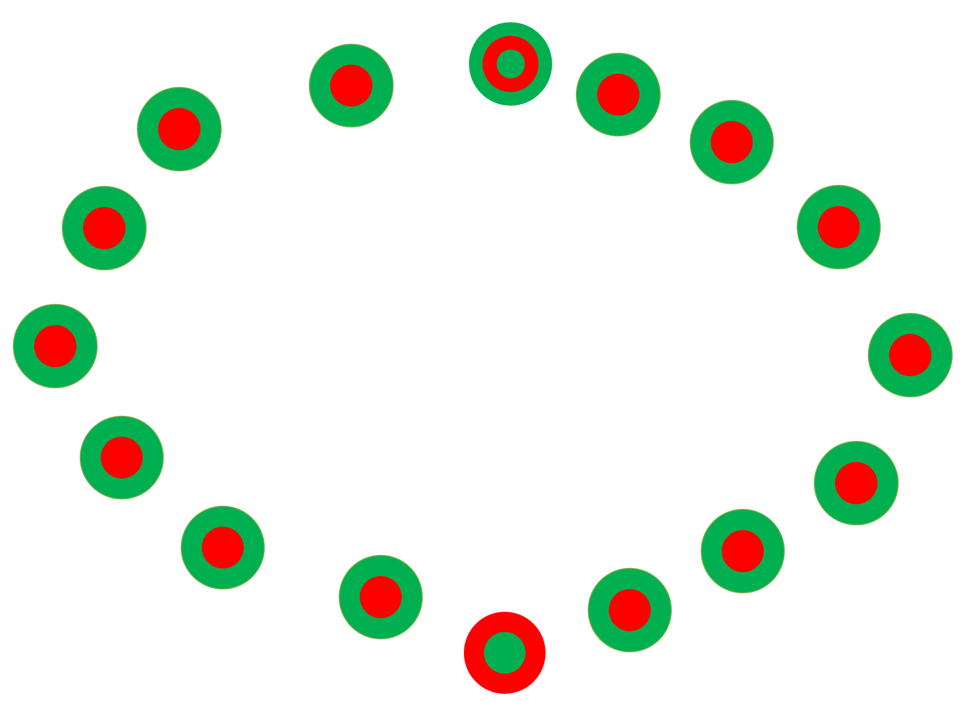
#> input picture study/q7c.png, 977 x 708 px
$ python testin.py
#> lines starting #> are read from the running program, lines starting #| are printed output that depends on the picture; after the words box and inside, x2 and y2 are one past the last pixel; in counts of white or black regions, pixels touching at a corner belong together
import cv2
import numpy as np
import math

def find_circles(mask, MIN_AREA):
    contours, _ = cv2.findContours(mask, cv2.RETR_EXTERNAL, cv2.CHAIN_APPROX_SIMPLE)
    circles = []

    for cnt in contours:
        area = cv2.contourArea(cnt)
        if area < MIN_AREA:
            continue

        (x, y), r = cv2.minEnclosingCircle(cnt)
        circles.append(((int(x), int(y)), r))

    return circles


def get_color_name(hsv_pixel):
    h, s, v = hsv_pixel

    if s < 50 or v < 50:
        return "unknown"

    if (0 <= h <= 5) or (177 <= h <= 180):
        return "red"

    if 55 <= h <= 80:
        return "green"

    return "unknown"


def majority_color(colors):
    red = colors.count("red")
    green = colors.count("green")

    if red > green:
        return "red"
    elif green > red:
        return "green"
    return "unknown"


def sample_color_at_radius(hsv, center, radius):
    cx, cy = center
    height, width = hsv.shape[:2]

    angles = [0, 45, 90, 135, 180, 225, 270, 315]
    colors = []

    for deg in angles:
        rad = math.radians(deg)

        x = int(cx + math.cos(rad) * radius)
        y = int(cy + math.sin(rad) * radius)

        if 0 <= x < width and 0 <= y < height:
            colors.append(get_color_name(hsv[y, x]))

    return majority_color(colors)


def judge_marker_type(hsv, center, outer_radius):
    inner_color = sample_color_at_radius(hsv, center, outer_radius * 0.18)
    middle_color = sample_color_at_radius(hsv, center, outer_radius * 0.48)
    outer_color = sample_color_at_radius(hsv, center, outer_radius * 0.78)

    # 基準ID9：内緑・中赤・外緑
    if inner_color == "green" and middle_color == "red" and outer_color == "green":
        marker_type = 9

    # 基準ID1：内緑・外赤
    elif inner_color == "green" and outer_color == "red":
        marker_type = 1

    # 通常マーカー：内赤・外緑
    elif inner_color == "red" and outer_color == "green":
        marker_type = 0

    else:
        marker_type = -1

    return marker_type, inner_color, middle_color, outer_color


def angle_from_center(point, hid_center):
    x, y = point
    cx, cy = hid_center

    # 画像座標はy軸が下向きなので、数学座標っぽく扱う
    return math.atan2(-(y - cy), x - cx)


def assign_ids_by_order(markers):
    if len(markers) == 0:
        return markers

    # HIDAS全体中心を全マーカー中心の平均で推定
    hid_cx = sum(m["center"][0] for m in markers) / len(markers)
    hid_cy = sum(m["center"][1] for m in markers) / len(markers)
    hid_center = (hid_cx, hid_cy)

    for m in markers:
        m["angle"] = angle_from_center(m["center"], hid_center)

    # 反時計回り順に並べる
    markers_sorted = sorted(markers, key=lambda m: m["angle"])

    # ID1を優先して基準にする
    base_index = None
    base_id = None

    for i, m in enumerate(markers_sorted):
        if m["type"] == 1:
            base_index = i
            base_id = 1
            break

    # ID1が見えなければID9を基準にする
    if base_index is None:
        for i, m in enumerate(markers_sorted):
            if m["type"] == 9:
                base_index = i
                base_id = 9
                break

    # どちらも見えない場合
    if base_index is None:
        for m in markers_sorted:
            m["assigned_id"] = -1
        return markers_sorted

    n = len(markers_sorted)

    for i in range(n):
        offset = (i - base_index) % n
        assigned_id = ((base_id - 1 + offset) % 16) + 1
        m = markers_sorted[i]
        m["assigned_id"] = assigned_id

    return markers_sorted


# === パラメータ ===
MAX_CENTER_DISTANCE = 8
RADIUS_RATIO_MIN = 0.2
RADIUS_RATIO_MAX = 0.8
MIN_AREA = 15

# === 入力画像 ===
image = cv2.imread("q7c.png")
#> image is the input picture: shape (708, 977, 3); mean B, G, R 229.5, 238.4, 232.2
if image is None:
    raise FileNotFoundError("入力画像が見つかりません。")

hsv = cv2.cvtColor(image, cv2.COLOR_BGR2HSV)
#> hsv: shape (708, 977, 3); mean H, S, V 6.8, 31.8, 247.5

# 赤色マスク
red1 = cv2.inRange(hsv, (0, 100, 0), (5, 255, 255))
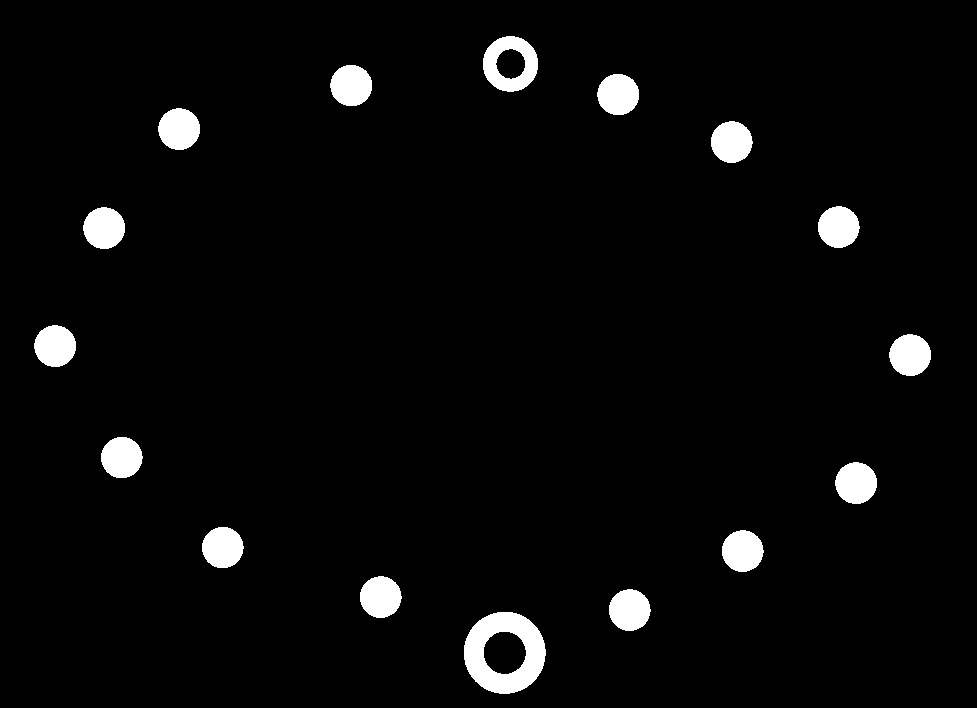
#> red1: shape (708, 977); 3.6% white; 16 white regions, largest, box (x1, y1, x2, y2) and area: (464, 612, 546, 694) 3894, (483, 36, 538, 92) 1771, (158, 108, 200, 150) 1373
red2 = cv2.inRange(hsv, (177, 100, 0), (180, 255, 255))
#> red2: shape (708, 977); every value is 0
red_mask = cv2.bitwise_or(red1, red2)

# 緑色マスク
green_mask = cv2.inRange(hsv, (55, 60, 0), (80, 255, 255))
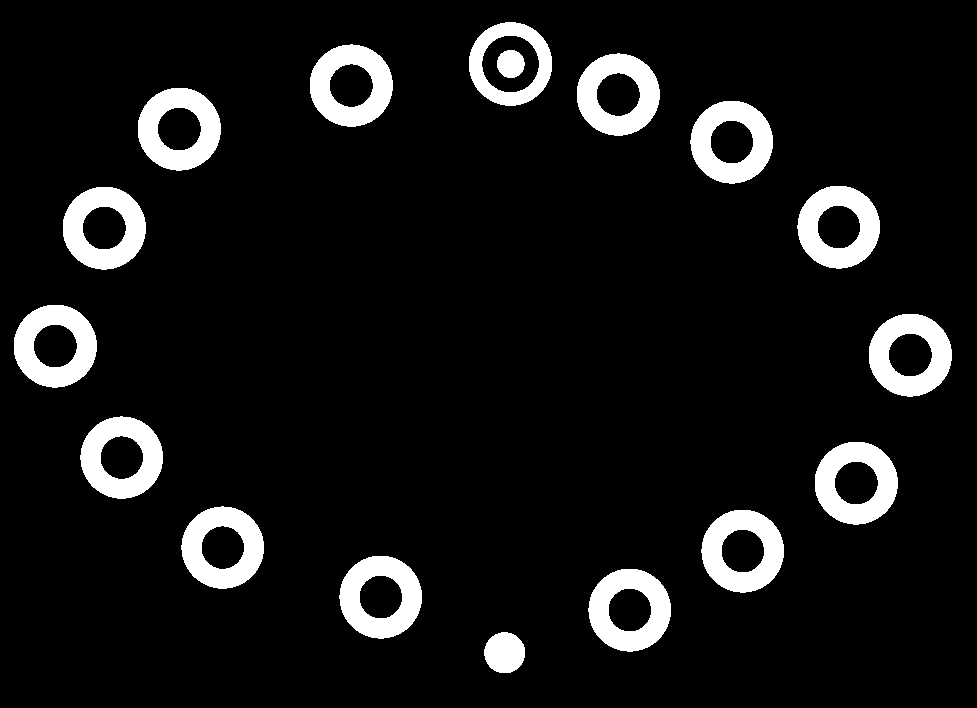
#> green_mask: shape (708, 977); 8.7% white; 17 white regions

red_circles = find_circles(red_mask, MIN_AREA)
#> in find_circles, `contours, _ = cv2.findContours(mask, cv2.RETR_EXTERNAL, cv2.CHAIN_APPR..`: contours = 16 contours; largest, box (x1, y1, x2, y2) and area: (464, 612, 546, 694) 5165, (483, 36, 538, 92) 2348, (835, 462, 877, 504) 1314, (889, 334, 931, 376) 1314, (34, 325, 76, 367) 1314
#> the loop in find_circles, `for cnt in contours:` made 16 passes
#> (area, x, y, r) on passes 1 to 8: (5165, 504.2, 652.3, 41.05), (1304, 629.2, 609.6, 20.81), (1304, 380.2, 596.6, 20.81), (1304, 742.2, 550.6, 20.81), (1287.5, 222.3, 547.1, 20.71), (1314, 855.7, 482.6, 20.85), (1287.5, 121.3, 457.1, 20.71), (1314, 909.7, 354.6, 20.85)
#> after the loop in find_circles, `for cnt in contours:`: circles = 16 items
#> red_circles = 16 items
green_circles = find_circles(green_mask, MIN_AREA)
#> in find_circles (call 2), `contours, _ = cv2.findContours(mask, cv2.RETR_EXTERNAL, cv2.CHAIN_APPR..`: contours = 16 contours; largest, box (x1, y1, x2, y2) and area: (469, 22, 552, 106) 5373, (815, 442, 898, 525) 5308, (869, 314, 952, 397) 5308, (14, 305, 97, 388) 5308, (63, 187, 146, 270) 5308
#> the loop in find_circles (call 2), `for cnt in contours:` made 16 passes
#> (area, x, y, r) on passes 1 to 8: (1268, 504.2, 652.3, 20.54), (5263, 629.1, 609.6, 41.45), (5263, 380.1, 596.6, 41.45), (5263, 742.1, 550.6, 41.45), (5217.5, 222.2, 547, 41.27), (5307.5, 855.7, 482.6, 41.64), (5217.5, 121.2, 457, 41.27), (5307.5, 909.7, 354.6, 41.64)
#> green_circles = 16 items

candidates = []

for center_r, r_r in red_circles:
    for center_g, r_g in green_circles:
        dist = np.linalg.norm(np.array(center_r) - np.array(center_g))

        small_r = min(r_r, r_g)
        large_r = max(r_r, r_g)
        ratio = small_r / large_r

        if dist < MAX_CENTER_DISTANCE and RADIUS_RATIO_MIN < ratio < RADIUS_RATIO_MAX:
            cx = int((center_r[0] + center_g[0]) / 2)
            cy = int((center_r[1] + center_g[1]) / 2)

            candidates.append({
                "center": (cx, cy),
                "outer_radius": large_r,
                "red": (center_r, r_r),
                "green": (center_g, r_g)
            })
#> this loop made 16 passes
#> (center_r, r_r) on passes 1 to 8: ((504, 652), 41.05), ((629, 609), 20.81), ((380, 596), 20.81), ((742, 550), 20.81), ((222, 547), 20.71), ((855, 482), 20.85), ((121, 457), 20.71), ((909, 354), 20.85)
#> after the loop, candidates = 16 items


# 中心が近い候補は、外径が大きいものだけ残す
final_candidates = []

for cand in sorted(candidates, key=lambda c: c["outer_radius"], reverse=True):
    keep = True

    for saved in final_candidates:
        d = np.linalg.norm(np.array(cand["center"]) - np.array(saved["center"]))
        if d < MAX_CENTER_DISTANCE:
            keep = False
            break

    if keep:
        final_candidates.append(cand)
#> this loop made 16 passes
#> after the loop, final_candidates = 16 items


markers = []

for cand in final_candidates:
    center = cand["center"]
    outer_radius = cand["outer_radius"]

    marker_type, inner_color, middle_color, outer_color = judge_marker_type(
        hsv, center, outer_radius
    )

    markers.append({
        "center": center,
        "outer_radius": outer_radius,
        "red": cand["red"],
        "green": cand["green"],
        "type": marker_type,
        "inner_color": inner_color,
        "middle_color": middle_color,
        "outer_color": outer_color,
        "assigned_id": -1
    })
#> this loop made 16 passes
#> (outer_radius, inner_color) on passes 1 to 5: (41.84, 'green'), (41.64, 'red'), (41.64, 'red'), (41.64, 'red'), (41.64, 'red')


# 円周順にIDを付与
markers = assign_ids_by_order(markers)
#> the loop in assign_ids_by_order, `for m in markers:` made 16 passes
#> the loop in assign_ids_by_order, `for i, m in enumerate(markers_sorted):` made 4 passes


# === 可視化 ===
for m in markers:
    center = m["center"]
    center_r, r_r = m["red"]
    center_g, r_g = m["green"]

    cv2.circle(image, center, 4, (255, 0, 255), -1)
    cv2.circle(image, center_r, int(r_r), (0, 0, 255), 1)
    cv2.circle(image, center_g, int(r_g), (0, 255, 0), 1)

    text = f"ID:{m['assigned_id']}"

    cv2.putText(
        image,
        text,
        (center[0] - 25, center[1] - 20),
        cv2.FONT_HERSHEY_SIMPLEX,
        0.7,
        (255, 0, 0),
        2
    )

    debug_text = f"type:{m['type']} in:{m['inner_color']} mid:{m['middle_color']} out:{m['outer_color']}"

    cv2.putText(
        image,
        debug_text,
        (center[0] - 80, center[1] + 25),
        cv2.FONT_HERSHEY_SIMPLEX,
        0.4,
        (0, 0, 255),
        1
    )
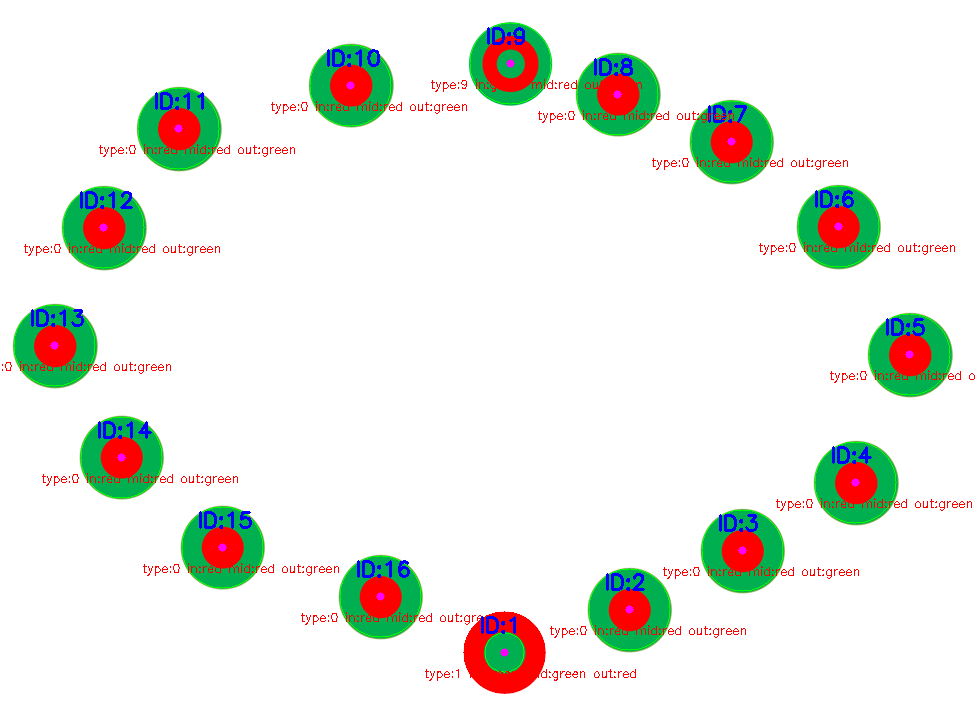
#> image: shape (708, 977, 3); 2.38% of pixels changed, all inside (x1, y1, x2, y2) = (2, 22, 975, 694)


cv2.imshow("HIDAS Marker ID Assignment", image)
cv2.waitKey(0)
cv2.destroyAllWindows()
